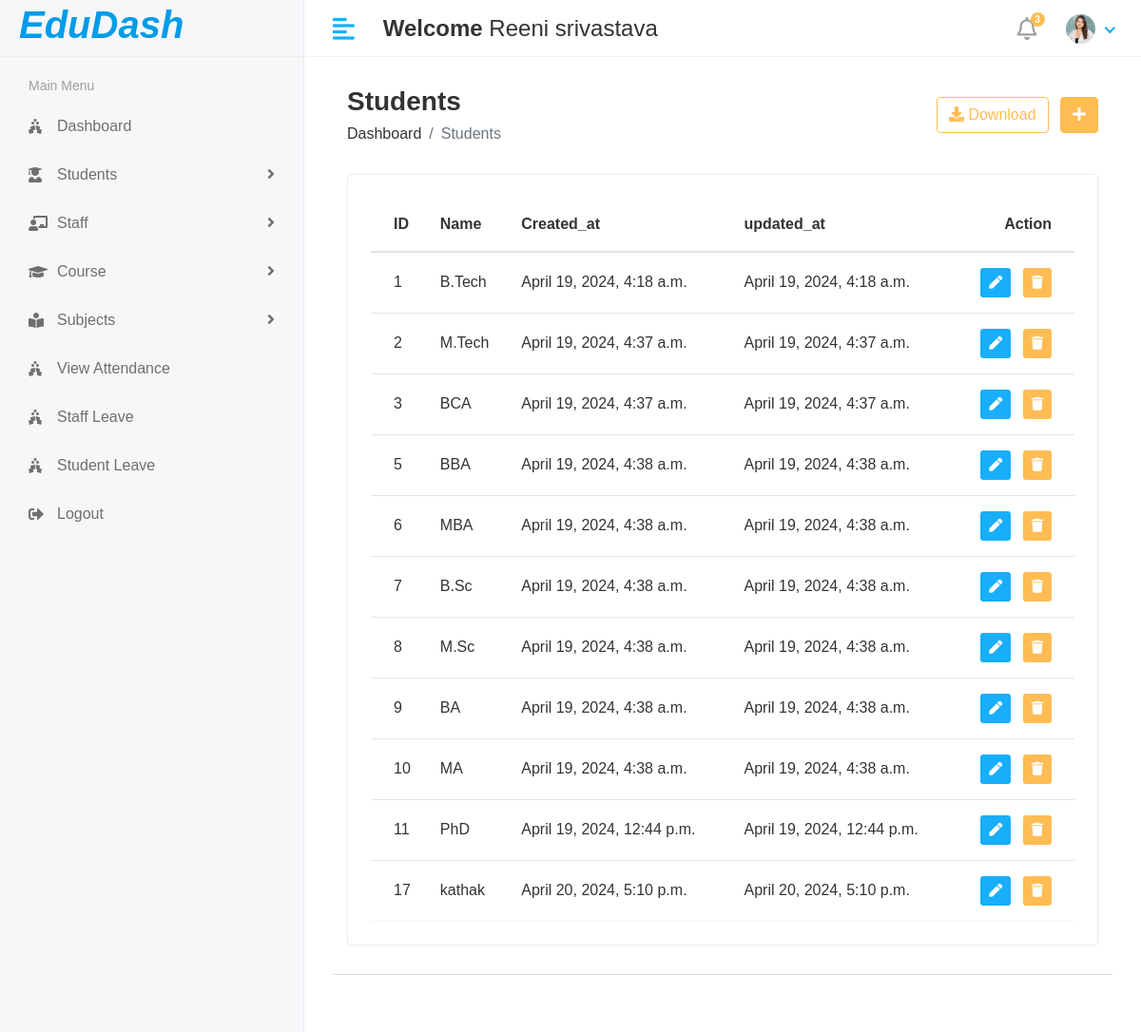
Page /Hod/Course/View (signed in) on the committed database.
### newapp/models.py (models this page shows, shortened)
class CustomUser(AbstractUser):
    USER = (
        ('1','HOD'),
        ('2','STAFF'),
        ('3','STUDENT'),
    )
    user_type = models.CharField(choices =USER,max_length=50,default=1 )
    profile_pic = models.ImageField(upload_to = 'media/profile_pic')

class Course(models.Model):
    name=models.CharField(max_length=50)
    created_at = models.DateTimeField(auto_now_add=True)
    updated_at = models.DateTimeField(auto_now=True)

### newproject/Hod_Views.py (the view)
# urls.py: path('Hod/Course/View',Hod_Views.VIEW_COURSE,name='view_course'),
@login_required(login_url='/')
def VIEW_COURSE(request):
    course = Course.objects.all()
    context = {
        'course':course,
    }
    return render(request,'Hod/view_course.html',context)

### templates/Hod/view_course.html (shortened to what this page needs)
{% extends 'base.html' %}
{% block content %}
{% load static %}
<div class="content container-fluid">
   <div class="page-header">
      <div class="row align-items-center">
         <div class="col">
            <h3 class="page-title">Students</h3>
            <ul class="breadcrumb">
               <li class="breadcrumb-item"><a href="index.html">Dashboard</a></li>
               <li class="breadcrumb-item active">Students</li>
            </ul>
         </div>
         <div class="col-auto text-right float-right ml-auto">
            <a href="#" class="btn btn-outline-primary mr-2"><i class="fas fa-download"></i> Download</a>
            <a href="add-student.html" class="btn btn-primary"><i class="fas fa-plus"></i></a>
         </div>
      </div>
   </div>
   <div class="row">
      <div class="col-sm-12">
         <div class="card card-table">
            <div class="card-body">
               <div class="table-responsive">
                  <table id="table_id" class="table table-hover table-center mb-0">
                     <thead>
                        <tr>
                           <th>ID</th>
                           <th>Name</th>
                           <th>Created_at</th>
                           <th>updated_at</th>
                           <th class="text-right">Action</th>
                        </tr>
                     </thead>
                     <tbody>
                        {% for i in course %}
                        <tr>
                           <td>{{i.id}}</td>
                           <td>{{i.name}}</td>
                           <td>{{i.created_at}}</td>
                           <td>{{i.updated_at}}</td>
                           <td class="text-right">
                              <div class="actions">
                                 <a href="{% url 'edit_course' i.id %}" class="btn btn-sm bg-success-light mr-2">
                                 <i class="fas fa-pen"></i>
                                 </a>
                                 <a href="{% url 'delete_course' i.id %}" class="btn btn-sm bg-danger-light">
                                 <i class="fas fa-trash"></i>
                                 </a>
                              </div>
                           </td>
                        </tr>
                        {% endfor %}
                     </tbody>
                  </table>
               </div>
            </div>
         </div>
      </div>
   </div>
</div>
{% endblock %}

### templates/includes/header.html (shortened to what this page needs)
{% load static %}
<div class="header">
    <div class="header-left">
       <a href="index.html" class="logo">
       <h1><strong><i>EduDash</i></strong></h1>
       </a>
    </div>
    <a href="javascript:void(0);" id="toggle_btn">
    <i class="fas fa-align-left"></i>
    </a>
    <div class="top-nav-search mt-3">
       <h4><strong>Welcome</strong>&nbsp<span>{{user.first_name}} {{user.last_name}}</span></h4>
    </div>
    <ul class="nav user-menu">
       <li class="nav-item dropdown noti-dropdown">
          <a href="#" class="dropdown-toggle nav-link" data-toggle="dropdown">
          <i class="far fa-bell"></i> <span class="badge badge-pill">3</span>
          </a>
       </li>
       <li class="nav-item dropdown has-arrow">
          <a href="#" class="dropdown-toggle nav-link" data-toggle="dropdown">
          <span class="user-img"><img class="rounded-circle" src="{% static 'assets/img/profiles/avatar-01.jpg'%}" width="31" alt="Ryan Taylor"></span>
          </a>
       </li>
    </ul>
 </div>

### static/assets/css/style.css (style rules this page uses)
html { height: 100%; }
body { background-color: #fff; color: #333; font-family: 'Poppins', sans-serif; font-size: 1rem; height: 100%; line-height: 1.5; overflow-x: hidden; }
h1, h2, h3, h4, h5, h6 { font-family: 'Poppins', sans-serif; margin-top: 0; }
a { color: #009ce7; }
input, button, a { transition: all 0.4s ease; -moz-transition: all 0.4s ease; -o-transition: all 0.4s ease; -ms-transition: all 0.4s ease; -webkit-transition: all 0.4s ease; }
ul, ol { padding: 0px; list-style: none; }
.table { color: #333; max-width: 100%; margin-bottom: 0; width: 100%; }
.table thead tr th { font-weight: 600; }
.table tbody tr { border-bottom: 1px solid rgba(0, 0, 0, 0.05); }
.table.table-center td, .table.table-center th { vertical-align: middle; }
.card-table .card-body .table > thead > tr > th { border-top: 0; }
.card-table .card-body .table tr td:first-child, .card-table .card-body .table tr th:first-child { padding-left: 1.5rem; }
.card-table .card-body .table tr td:last-child, .card-table .card-body .table tr th:last-child { padding-right: 1.5rem; }
.card-table .table td, .card-table .table th { border-top: 1px solid #e2e5e8; padding: 1rem 0.75rem; white-space: nowrap; }
.btn-primary { background-color: #FFBC53; border: 1px solid #FFBC53; }
.btn-outline-primary { color: #FFBC53; border-color: #FFBC53; }
.card { border: 1px solid #ececf5; box-shadow: 0 1px 3px 0 rgba(0, 0, 0, 0.03); margin-bottom: 1.875rem; }
.card-body { padding: 1.5rem; }
.bg-danger-light { background-color:#FFBC53 !important; color:#fff !important; }
.bg-success-light { background-color: #18aefa; color: #fff; }
.header { background-color: #fff; border-bottom: 1px solid #f3f3f4; left: 0; position: fixed; right: 0; top: 0; z-index: 1001; height: 60px; }
.header .header-left { float: left; height: 60px; padding: 0 20px; position: relative; width: 320px; z-index: 1; transition: all 0.2s ease-in-out; background-color: #f7f7fa; border-bottom: 1px solid #efefef; border-right: 1px solid #ececf5; display: flex; align-items: center; }
.header .header-left .logo { display: inline-block; line-height: 60px; }
.header .dropdown-toggle:after { display: none; }
.header .has-arrow .dropdown-toggle:after { border-top: 0; border-left: 0; border-bottom: 2px solid #18aefa; border-right: 2px solid #18aefa; content: ''; height: 8px; display: inline-block; pointer-events: none; -webkit-transform-origin: 66% 66%; -ms-transform-origin: 66% 66%; transform-origin: 66% 66%; -webkit-transform: rotate(45deg); -ms-transform: rotate(45deg); transform: rotate(45deg); -webkit-transition: all 0.15s ease-in-out; transition: all 0.15s ease-in-out; width: 8px; vertical-align: 0px; }
.user-menu { float: right; margin: 0; position: relative; z-index: 99; padding-right: 15px; }
.user-menu.nav > li > a { color: #a0a0a0; font-size: 14px; line-height: 58px; padding: 0 15px; height: 60px; }
.user-img { margin-right: 3px; position: relative; }
.top-nav-search { float: left; margin-left: 15px; }
.page-header { margin-bottom: 1.875rem; }
.page-header .breadcrumb { background-color: transparent; color: #6c757d; font-size: 1rem; font-weight: 500; margin-bottom: 0; padding: 0; }
.page-header .breadcrumb a { color: #333; }
.page-title { font-size: 28px; font-weight: 600; color: #333; margin-bottom: 5px; }
.user-menu.nav > li > a .badge { background-color: #FFBC53; display: block; font-size: 10px; font-weight: bold; height: 15px; width: 15px; position: absolute; right: 7px; top: 13px; color: #fff; padding: 3px; }
.user-menu.nav > li > a > i { font-size: 1.5rem; line-height: 60px; }
@media (min-width: 992px) { #toggle_btn { align-items: center; color: #18aefa; display: inline-flex; float: left; font-size: 26px; height: 60px; justify-content: center; margin-left: 15px; padding: 0 15px; } }

### rows in the picture
CustomUser: first_name "Reeni", last_name "srivastava"
Course: id "1", name "B.Tech", created_at "April 19, 2024, 4:18 a.m.", updated_at "April 19, 2024, 4:18 a.m."
Course: id "2", name "M.Tech", created_at "April 19, 2024, 4:37 a.m.", updated_at "April 19, 2024, 4:37 a.m."
Course: id "3", name "BCA", created_at "April 19, 2024, 4:37 a.m.", updated_at "April 19, 2024, 4:37 a.m."
Course: id "5", name "BBA", created_at "April 19, 2024, 4:38 a.m.", updated_at "April 19, 2024, 4:38 a.m."
Course: id "6", name "MBA", created_at "April 19, 2024, 4:38 a.m.", updated_at "April 19, 2024, 4:38 a.m."
Course: id "7", name "B.Sc", created_at "April 19, 2024, 4:38 a.m.", updated_at "April 19, 2024, 4:38 a.m."
Course: id "8", name "M.Sc", created_at "April 19, 2024, 4:38 a.m.", updated_at "April 19, 2024, 4:38 a.m."
Course: id "9", name "BA", created_at "April 19, 2024, 4:38 a.m.", updated_at "April 19, 2024, 4:38 a.m."
Course: id "10", name "MA", created_at "April 19, 2024, 4:38 a.m.", updated_at "April 19, 2024, 4:38 a.m."
Course: id "11", name "PhD", created_at "April 19, 2024, 12:44 p.m.", updated_at "April 19, 2024, 12:44 p.m."
Course: id "17", name "kathak", created_at "April 20, 2024, 5:10 p.m.", updated_at "April 20, 2024, 5:10 p.m."
